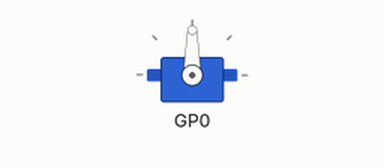
A program run on a simulated Raspberry Pi Pico running MicroPython. On the bench: servo. At 2.0 s the program stops and its outputs stay as they are.

Above: at 0.1 s.
At 2.1 s:
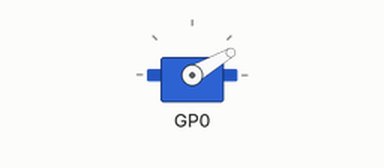
Timing chart, 0 to 3.5 s (numbered marks = the images above):
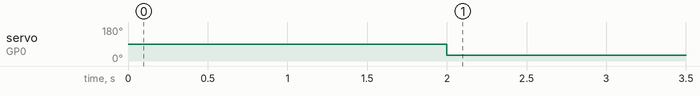

The program:

002_Very_simple_servo_control.py
```python
import time
from machine import Pin
from servo import Servo, servo2040

# Set up the servo the _1 dinotes the gpio pin
my_servo1 = Servo(servo2040.SERVO_1)

# Set up the servo position the range is -80 to 80
max_position = -60

# Enable the servo (normally sets the servo to a start position)
my_servo1.enable()
time.sleep(2)

# Move the servo to the maximum position
my_servo1.value(max_position)
```

Measured:
- by itself, servo on GP0: 90° → 30° at 2.0 s
